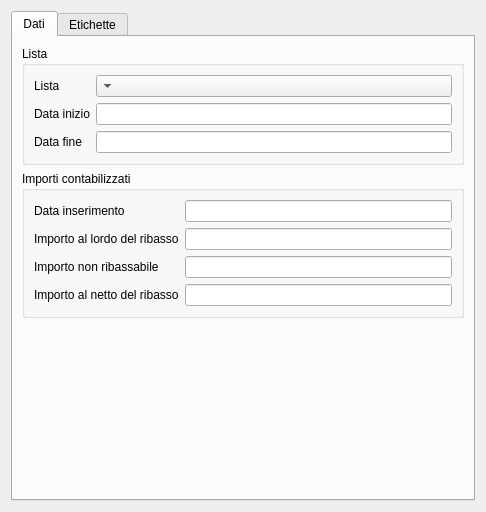
<?xml version="1.0" encoding="UTF-8"?>
<ui version="4.0">
 <class>AccountingItemTAMGUI</class>
 <widget class="QWidget" name="AccountingItemTAMGUI">
  <property name="geometry">
   <rect>
    <x>0</x>
    <y>0</y>
    <width>486</width>
    <height>512</height>
   </rect>
  </property>
  <property name="windowTitle">
   <string>Voce di computo - Dati</string>
  </property>
  <layout class="QGridLayout" name="gridLayout_2">
   <item row="0" column="0">
    <widget class="QTabWidget" name="tabWidget">
     <property name="currentIndex">
      <number>0</number>
     </property>
     <widget class="QWidget" name="dataTab">
      <attribute name="title">
       <string>Dati</string>
      </attribute>
      <layout class="QGridLayout" name="gridLayout">
       <item row="2" column="0">
        <spacer name="verticalSpacer">
         <property name="orientation">
          <enum>Qt::Vertical</enum>
         </property>
         <property name="sizeHint" stdset="0">
          <size>
           <width>20</width>
           <height>113</height>
          </size>
         </property>
        </spacer>
       </item>
       <item row="0" column="0">
        <widget class="QGroupBox" name="tamBillGroupBox">
         <property name="title">
          <string>Lista</string>
         </property>
         <layout class="QGridLayout" name="gridLayout_5">
          <item row="1" column="0">
           <widget class="QLabel" name="beginDateLabel">
            <property name="text">
             <string>Data inizio</string>
            </property>
           </widget>
          </item>
          <item row="0" column="0">
           <widget class="QLabel" name="tamBillComboBoxlabel">
            <property name="text">
             <string>Lista</string>
            </property>
           </widget>
          </item>
          <item row="0" column="1">
           <widget class="QComboBox" name="tamBillComboBox">
            <property name="layoutDirection">
             <enum>Qt::RightToLeft</enum>
            </property>
           </widget>
          </item>
          <item row="1" column="1">
           <widget class="QLineEdit" name="beginDateLineEdit">
            <property name="alignment">
             <set>Qt::AlignRight|Qt::AlignTrailing|Qt::AlignVCenter</set>
            </property>
            <property name="readOnly">
             <bool>true</bool>
            </property>
           </widget>
          </item>
          <item row="2" column="0">
           <widget class="QLabel" name="endDateLabel">
            <property name="text">
             <string>Data fine</string>
            </property>
           </widget>
          </item>
          <item row="2" column="1">
           <widget class="QLineEdit" name="endDateLineEdit">
            <property name="alignment">
             <set>Qt::AlignRight|Qt::AlignTrailing|Qt::AlignVCenter</set>
            </property>
            <property name="readOnly">
             <bool>true</bool>
            </property>
           </widget>
          </item>
         </layout>
        </widget>
       </item>
       <item row="1" column="0">
        <widget class="QGroupBox" name="amountsGroupBox">
         <property name="title">
          <string>Importi contabilizzati</string>
         </property>
         <layout class="QGridLayout" name="amountsDataLayout_2">
          <item row="1" column="0">
           <widget class="QLabel" name="totalAmountToDiscountLabel">
            <property name="text">
             <string>Importo al lordo del ribasso</string>
            </property>
           </widget>
          </item>
          <item row="1" column="1">
           <widget class="QLineEdit" name="totalAmountToDiscountLineEdit">
            <property name="alignment">
             <set>Qt::AlignRight|Qt::AlignTrailing|Qt::AlignVCenter</set>
            </property>
            <property name="readOnly">
             <bool>true</bool>
            </property>
           </widget>
          </item>
          <item row="2" column="1">
           <widget class="QLineEdit" name="amountNotToDiscountLineEdit">
            <property name="alignment">
             <set>Qt::AlignRight|Qt::AlignTrailing|Qt::AlignVCenter</set>
            </property>
            <property name="readOnly">
             <bool>true</bool>
            </property>
           </widget>
          </item>
          <item row="2" column="0">
           <widget class="QLabel" name="amountNotToDiscountLabel">
            <property name="text">
             <string>Importo non ribassabile</string>
            </property>
           </widget>
          </item>
          <item row="3" column="1">
           <widget class="QLineEdit" name="totalAmountLineEdit">
            <property name="alignment">
             <set>Qt::AlignRight|Qt::AlignTrailing|Qt::AlignVCenter</set>
            </property>
            <property name="readOnly">
             <bool>true</bool>
            </property>
           </widget>
          </item>
          <item row="3" column="0">
           <widget class="QLabel" name="totalAmountLabel">
            <property name="text">
             <string>Importo al netto del ribasso</string>
            </property>
           </widget>
          </item>
          <item row="0" column="0">
           <widget class="QLabel" name="dateLabel">
            <property name="text">
             <string>Data inserimento</string>
            </property>
           </widget>
          </item>
          <item row="0" column="1">
           <widget class="QLineEdit" name="dateLineEdit">
            <property name="alignment">
             <set>Qt::AlignRight|Qt::AlignTrailing|Qt::AlignVCenter</set>
            </property>
            <property name="readOnly">
             <bool>true</bool>
            </property>
           </widget>
          </item>
         </layout>
        </widget>
       </item>
      </layout>
     </widget>
     <widget class="QWidget" name="attributeTab">
      <attribute name="title">
       <string>Etichette</string>
      </attribute>
      <layout class="QGridLayout" name="gridLayout_4">
       <item row="1" column="1">
        <widget class="QPushButton" name="removeAttributePushButton">
         <property name="text">
          <string>-</string>
         </property>
        </widget>
       </item>
       <item row="1" column="0">
        <widget class="QPushButton" name="addAttributePushButton">
         <property name="text">
          <string>+</string>
         </property>
        </widget>
       </item>
       <item row="0" column="0" colspan="2">
        <widget class="QTableView" name="attributeTableView">
         <property name="alternatingRowColors">
          <bool>true</bool>
         </property>
        </widget>
       </item>
      </layout>
     </widget>
    </widget>
   </item>
  </layout>
 </widget>
 <resources/>
 <connections/>
</ui>
